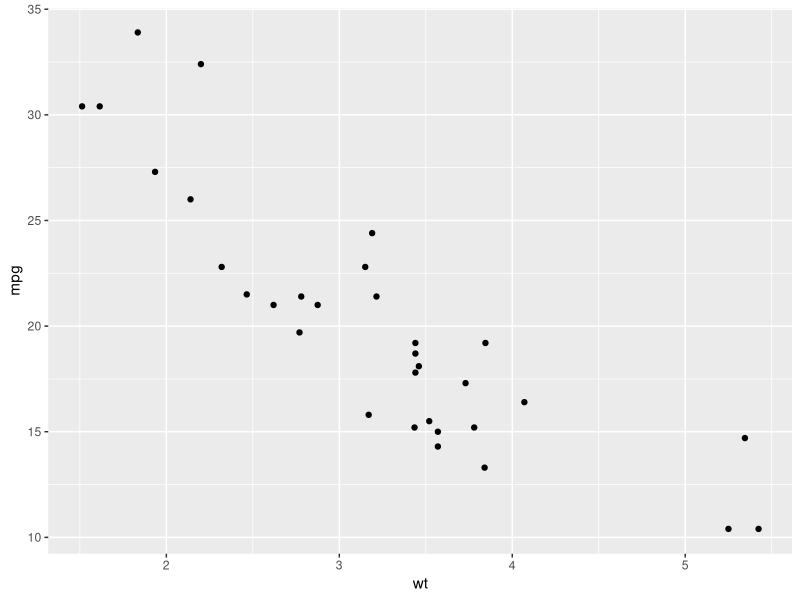
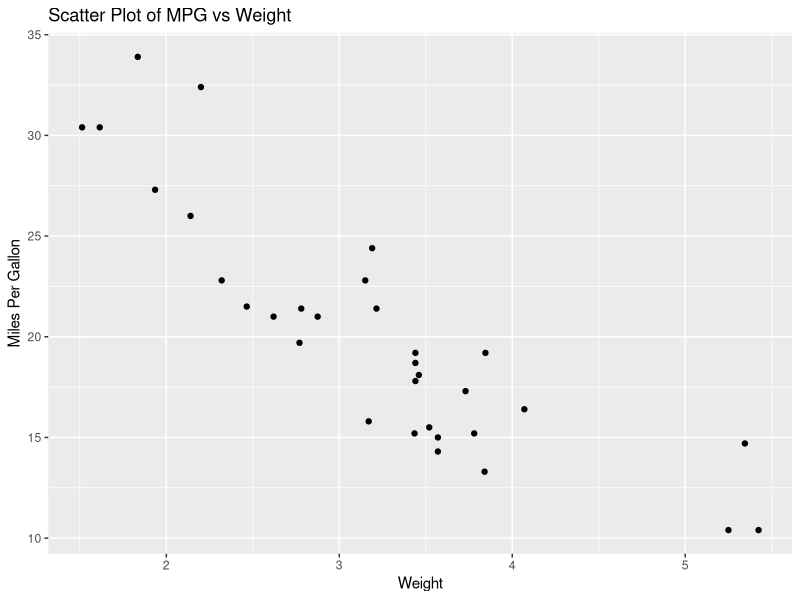
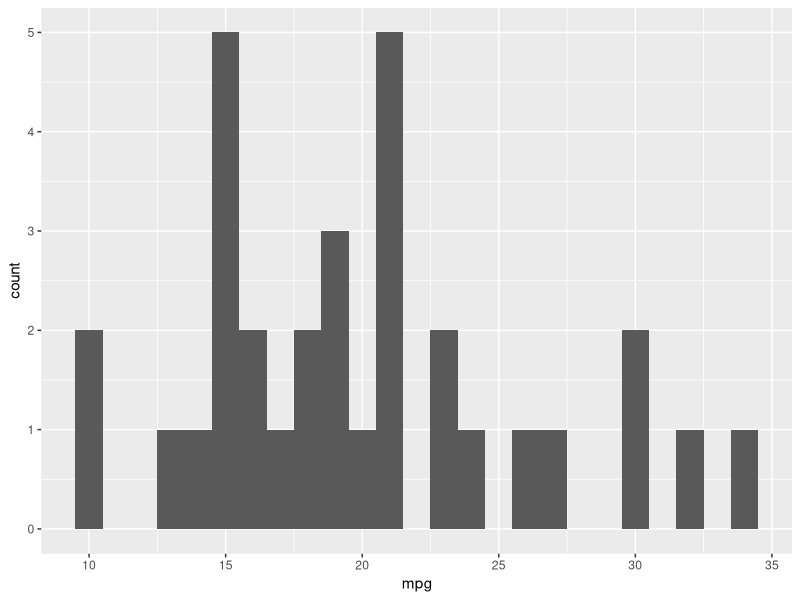
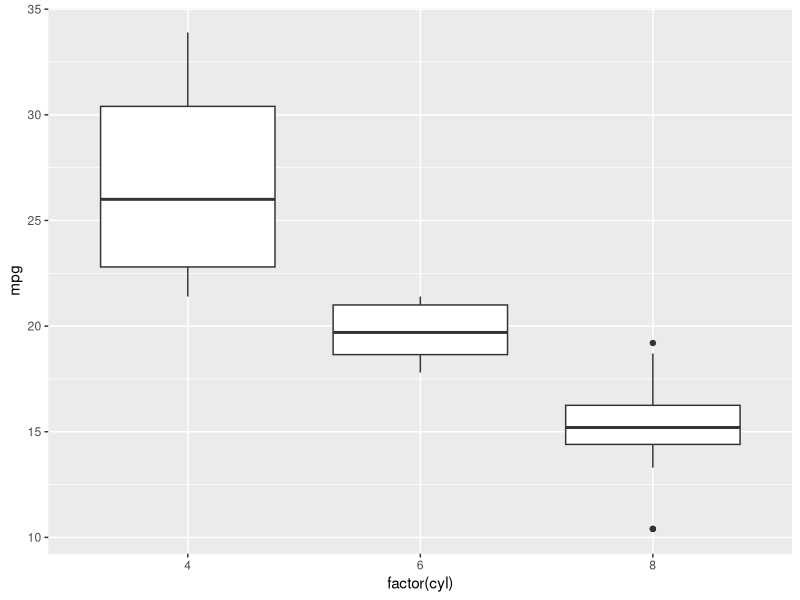

R code for these plots, in order:
## ---- chunk 1
# Install ggplot2 if not already installed
if(!require(ggplot2)) install.packages("ggplot2")

# Load ggplot2 package
library(ggplot2)
## ---- chunk 2
# Basic scatter plot
ggplot(mtcars, aes(x=wt, y=mpg)) + 
  geom_point()
## ---- chunk 3
# Scatter plot with customizations
ggplot(mtcars, aes(x=wt, y=mpg)) +
  geom_point() +
  ggtitle("Scatter Plot of MPG vs Weight") +
  xlab("Weight") +
  ylab("Miles Per Gallon")
## ---- chunk 4
# Histogram
ggplot(mtcars, aes(x=mpg)) +
  geom_histogram(binwidth=1)
## ---- chunk 5
# Boxplot
ggplot(mtcars, aes(y=mpg, x=factor(cyl))) +
  geom_boxplot()
